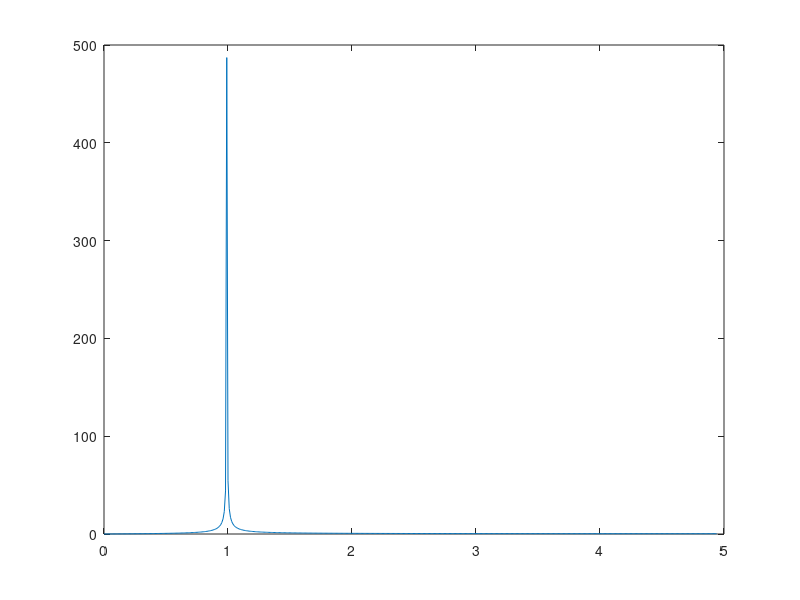

Recreate this plot in MATLAB.

tm=0.1;
t=1:tm:100;
fm=1/tm;
frec=1;
y=sin(2*pi*frec*t);

plot(t, y)

Y=fft(y, length(y));
Y=Y(1:length(Y)/2);
Y=abs(Y);
f=fm*(0:length(Y)-1)/1000;
plot(f,Y)